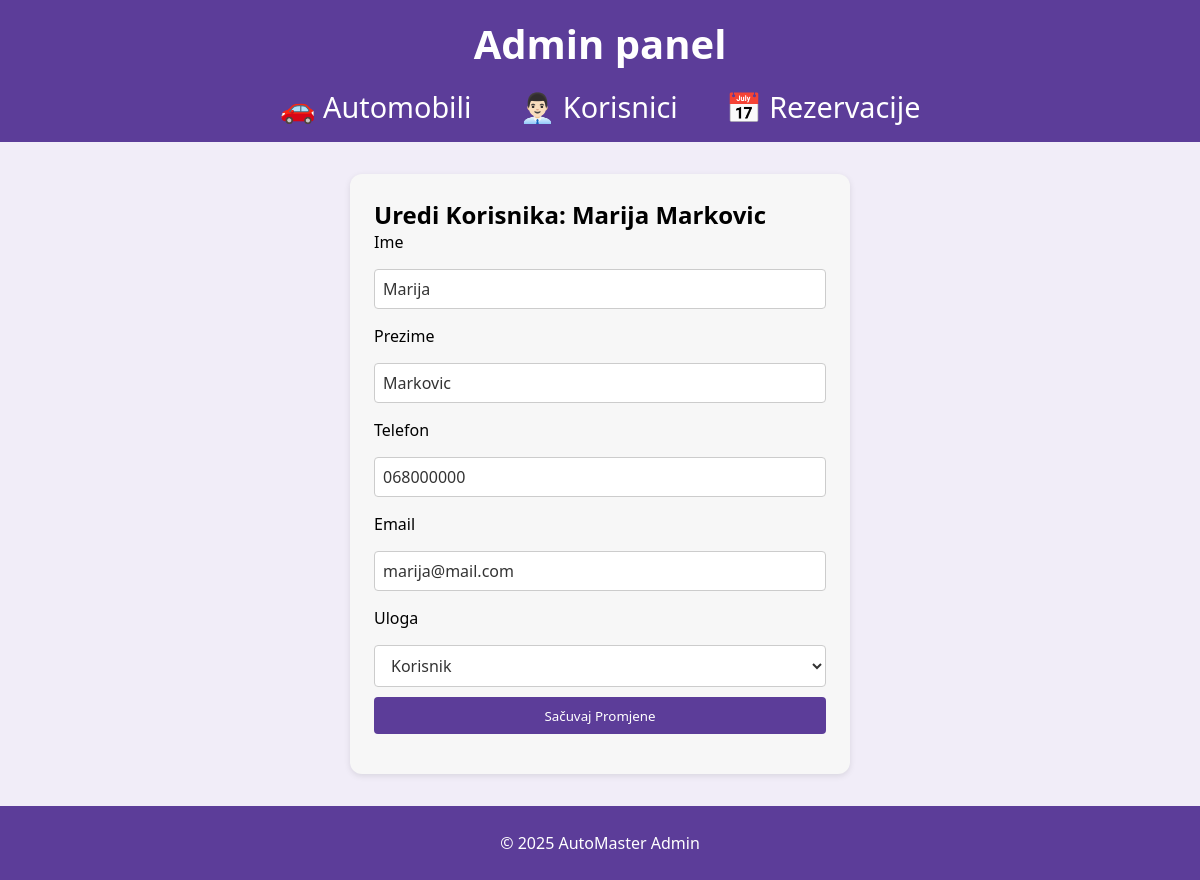
Page /admin/users/edit/2 (signed in) on the committed database.
### app/models.py (models this page shows)
class User(db.Model, UserMixin):
    __tablename__ = "users"
    id = db.Column(db.Integer, primary_key=True)
    first_name = db.Column(db.String(50))
    last_name = db.Column(db.String(50))
    phone = db.Column(db.String(20))
    email = db.Column(db.String(120), unique=True, nullable=False)
    password = db.Column(db.String(128))
    role = db.Column(db.String(20), default="user")
    reservations = db.relationship("Reservation", backref="user", lazy="select")
    reviews = db.relationship("Review", backref="user", lazy="select")

### app/routes.py (the view, shortened to what this page needs)
@bp.route("/admin/users/edit/<int:user_id>", methods=["GET", "POST"])
@login_required
def admin_edit_user(user_id):
    if current_user.role != "admin":
        flash("Nemate pristup ovoj stranici.", "danger")
        return redirect(url_for("main.cars"))
    user = User.query.get_or_404(user_id)
    return render_template("admin/edit_user.html", user=user)

### app/__init__.py (called while the page is built)
def create_app():
    app = Flask(__name__)
    app.config["SQLALCHEMY_DATABASE_URI"] = "sqlite:///app.db"
    app.config["SQLALCHEMY_TRACK_MODIFICATIONS"] = False
    app.config["SECRET_KEY"] = "6f3b1c832e2e4d9b9f2fc5a5d4d20e13"
    app.config["UPLOAD_FOLDER"] = os.path.join(app.root_path, "static", "uploads")
    from app.routes import bp
    app.register_blueprint(bp)
    db.init_app(app)
    from app import routes
    login_manager.init_app(app)
    @login_manager.user_loader
    def load_user(user_id):
        return User.query.get(int(user_id))
    return app

### app/templates/admin/edit_user.html (shortened to what this page needs)
<!DOCTYPE html>
<html lang="hr">
<head>
    <link rel="stylesheet" href="{{ url_for('static', filename='css/style.css') }}" />
</head>
<body>
    <header>
        <h1 class="site-title">Admin panel</h1>
        <nav>
            <ul>
                <li><a href="{{ url_for('main.admin_cars') }}">🚗 Automobili</a></li>
                <li><a href="{{ url_for('main.admin_users') }}">👨🏻‍💼 Korisnici</a></li>
                <li><a href="{{ url_for('main.admin_reservations') }}">📅 Rezervacije</a></li>
            </ul>
        </nav>
    </header>
    <main>
        <section class="form-section">
            <h2>Uredi Korisnika: {{user.first_name}} {{user.last_name}}</h2>
            <form method="POST" class="register-form">
                <label>Ime</label>
                <input type="text" name="first_name" value="{{ user.first_name }}" required>
                <label>Prezime</label>
                <input type="text" name="last_name" value="{{ user.last_name }}" required>
                <label>Telefon</label>
                <input type="text" name="phone" value="{{ user.phone }}" required>
                <label>Email</label>
                <input type="email" name="email" value="{{ user.email }}" required>
                <label>Uloga</label>
                <select style="margin-bottom:10px;" name="role" required>
                    <option value="user" {% if user.role == 'user' %}selected{% endif %}>Korisnik</option>
                </select>
                <button type="submit" class="btn">Sačuvaj Promjene</button>
            </form>
        </section>
    </main>
    <footer>
        <p>&copy; 2025 AutoMaster Admin</p>
    </footer>
</body>
</html>

### app/static/css/style.css (style rules this page uses)
* { box-sizing: border-box; margin: 0; padding: 0; }
body { max-width: 100vw; overflow-x: hidden; }
body { font-family: "Segoe UI", Tahoma, Geneva, Verdana, sans-serif; margin: 0; padding: 0; background: #f1edf8; display: flex; flex-direction: column; min-height: 100vh; }
header { background: #5c3d99; color: white; padding: 1rem 0.5rem; text-align: center; }
.site-title { font-size: 2.5rem; margin: 0; }
nav ul { list-style: none; padding: 0; display: flex; justify-content: center; gap: 2rem; margin-top: 1rem; }
nav a { color: white; font-size: 1.8rem; padding: 0.5rem; border-radius: 50%; text-decoration: none; transition: background 0.3s; }
main { padding: 2rem; flex: 1; }
footer { background-color: #5c3d99; color: white; text-align: center; padding: 1rem; margin-top: auto; }
.form-section { background: white; padding: 2rem; max-width: 500px; margin: auto; border-radius: 8px; box-shadow: 0 0 10px rgba(0, 0, 0, 0.1); }
.register-form label, .register-form input, .register-form button { display: block; width: 100%; margin-bottom: 1rem; }
select { width: 100%; padding: 8px 12px; border-radius: 4px; border: 1px solid #ccc; background-color: #fff; font-size: 1rem; font-family: inherit; color: #333; transition: border-color 0.2s ease-in-out; }
option { font-size: 1rem; color: #333; padding: 4px; background-color: #fff; }
input, textarea { width: 100%; padding: 8px 12px; border-radius: 4px; border: 1px solid #ccc; background-color: #fff; font-size: 1rem; font-family: inherit; color: #333; margin-bottom: 10px; }
.register-form input { padding: 0.5rem; font-size: 1rem; border: 1px solid #ccc; border-radius: 4px; font-family: inherit; box-sizing: border-box; }
.register-form button { background-color: #5c3d99; color: white; padding: 0.6rem; border: none; border-radius: 4px; cursor: pointer; font-family: inherit; transition: background-color 0.3s; }
p { padding: 10px; }
.form-section, .existing-locations, .reservation-table { background: #f7f7f7; padding: 1.5rem; border-radius: 12px; box-shadow: 0 2px 6px rgba(0, 0, 0, 0.1); }
.register-form input { display: block; width: 100%; margin-bottom: 1rem; padding: 0.5rem; }

### rows in the picture
User: first_name "Marija", last_name "Markovic", phone "068000000", email "marija@mail.com", role "Korisnik"
